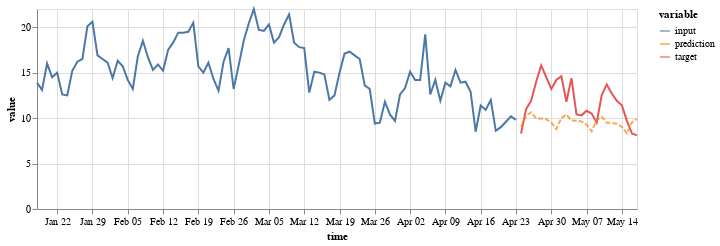

This figure's notebook cell:
### Code cell
(on.Plot()
    .add(on.marks.line, input)
    .add(on.marks.line, target)
    .add(on.marks.line, prediction, type='dashed')
    .properties(width=600, height=200)
    .show()
)

### Figure 1 — Vega specification as saved in the notebook (floating-point values rounded to 4 significant figures)
{"$schema": "https://vega.github.io/schema/vega/v5.json", "data": [{"name": "source_0", "values": [{"time": "1989-01-18T00:00:00.000", "variable": "input", "value": 13.9}, {"time": "1989-01-19T00:00:00.000", "variable": "input", "value": 13.1}, {"time": "1989-01-20T00:00:00.000", "variable": "input", "value": 16.0}, {"time": "1989-01-21T00:00:00.000", "variable": "input", "value": 14.5}, {"time": "1989-01-22T00:00:00.000", "variable": "input", "value": 15.0}, {"time": "1989-01-23T00:00:00.000", "variable": "input", "value": 12.6}, {"time": "1989-01-24T00:00:00.000", "variable": "input", "value": 12.5}, {"time": "1989-01-25T00:00:00.000", "variable": "input", "value": 15.2}, {"time": "1989-01-26T00:00:00.000", "variable": "input", "value": 16.2}, {"time": "1989-01-27T00:00:00.000", "variable": "input", "value": 16.5}, {"time": "1989-01-28T00:00:00.000", "variable": "input", "value": 20.1}, {"time": "1989-01-29T00:00:00.000", "variable": "input", "value": 20.6}, {"time": "1989-01-30T00:00:00.000", "variable": "input", "value": 16.9}, {"time": "1989-01-31T00:00:00.000", "variable": "input", "value": 16.5}, {"time": "1989-02-01T00:00:00.000", "variable": "input", "value": 16.1}, {"time": "1989-02-02T00:00:00.000", "variable": "input", "value": 14.4}, {"time": "1989-02-03T00:00:00.000", "variable": "input", "value": 16.3}, {"time": "1989-02-04T00:00:00.000", "variable": "input", "value": 15.7}, {"time": "1989-02-05T00:00:00.000", "variable": "input", "value": 14.2}, {"time": "1989-02-06T00:00:00.000", "variable": "input", "value": 13.2}, {"time": "1989-02-07T00:00:00.000", "variable": "input", "value": 16.8}, {"time": "1989-02-08T00:00:00.000", "variable": "input", "value": 18.5}, {"time": "1989-02-09T00:00:00.000", "variable": "input", "value": 16.7}, {"time": "1989-02-10T00:00:00.000", "variable": "input", "value": 15.3}, {"time": "1989-02-11T00:00:00.000", "variable": "input", "value": 15.9}, {"time": "1989-02-12T00:00:00.000", "variable": "input", "value": 15.2}, {"time": "1989-02-13T00:00:00.000", "variable": "input", "value": 17.5}, {"time": "1989-02-14T00:00:00.000", "variable": "input", "value": 18.3}, {"time": "1989-02-15T00:00:00.000", "variable": "input", "value": 19.4}, {"time": "1989-02-16T00:00:00.000", "variable": "input", "value": 19.4}, {"time": "1989-02-17T00:00:00.000", "variable": "input", "value": 19.5}, {"time": "1989-02-18T00:00:00.000", "variable": "input", "value": 20.5}, {"time": "1989-02-19T00:00:00.000", "variable": "input", "value": 15.7}, {"time": "1989-02-20T00:00:00.000", "variable": "input", "value": 15.0}, {"time": "1989-02-21T00:00:00.000", "variable": "input", "value": 16.1}, {"time": "1989-02-22T00:00:00.000", "variable": "input", "value": 14.3}, {"time": "1989-02-23T00:00:00.000", "variable": "input", "value": 13.0}, {"time": "1989-02-24T00:00:00.000", "variable": "input", "value": 16.2}, {"time": "1989-02-25T00:00:00.000", "variable": "input", "value": 17.7}, {"time": "1989-02-26T00:00:00.000", "variable": "input", "value": 13.2}, {"time": "1989-02-27T00:00:00.000", "variable": "input", "value": 15.8}, {"time": "1989-02-28T00:00:00.000", "variable": "input", "value": 18.5}, {"time": "1989-03-01T00:00:00.000", "variable": "input", "value": 20.4}, {"time": "1989-03-02T00:00:00.000", "variable": "input", "value": 22.0}, {"time": "1989-03-03T00:00:00.000", "variable": "input", "value": 19.7}, {"time": "1989-03-04T00:00:00.000", "variable": "input", "value": 19.6}, {"time": "1989-03-05T00:00:00.000", "variable": "input", "value": 20.3}, {"time": "1989-03-06T00:00:00.000", "variable": "input", "value": 18.3}, {"time": "1989-03-07T00:00:00.000", "variable": "input", "value": 18.9}, {"time": "1989-03-08T00:00:00.000", "variable": "input", "value": 20.3}, {"time": "1989-03-09T00:00:00.000", "variable": "input", "value": 21.4}, {"time": "1989-03-10T00:00:00.000", "variable": "input", "value": 18.3}, {"time": "1989-03-11T00:00:00.000", "variable": "input", "value": 17.8}, {"time": "1989-03-12T00:00:00.000", "variable": "input", "value": 17.7}, {"time": "1989-03-13T00:00:00.000", "variable": "input", "value": 12.8}, {"time": "1989-03-14T00:00:00.000", "variable": "input", "value": 15.1}, {"time": "1989-03-15T00:00:00.000", "variable": "input", "value": 15.0}, {"time": "1989-03-16T00:00:00.000", "variable": "input", "value": 14.8}, {"time": "1989-03-17T00:00:00.000", "variable": "input", "value": 12.0}, {"time": "1989-03-18T00:00:00.000", "variable": "input", "value": 12.5}, {"time": "1989-03-19T00:00:00.000", "variable": "input", "value": 15.0}, {"time": "1989-03-20T00:00:00.000", "variable": "input", "value": 17.1}, {"time": "1989-03-21T00:00:00.000", "variable": "input", "value": 17.3}, {"time": "1989-03-22T00:00:00.000", "variable": "input", "value": 16.9}, {"time": "1989-03-23T00:00:00.000", "variable": "input", "value": 16.5}, {"time": "1989-03-24T00:00:00.000", "variable": "input", "value": 13.6}, {"time": "1989-03-25T00:00:00.000", "variable": "input", "value": 13.2}, {"time": "1989-03-26T00:00:00.000", "variable": "input", "value": 9.4}, {"time": "1989-03-27T00:00:00.000", "variable": "input", "value": 9.5}, {"time": "1989-03-28T00:00:00.000", "variable": "input", "value": 11.8}, {"time": "1989-03-29T00:00:00.000", "variable": "input", "value": 10.4}, {"time": "1989-03-30T00:00:00.000", "variable": "input", "value": 9.7}, {"time": "1989-03-31T00:00:00.000", "variable": "input", "value": 12.6}, {"time": "1989-04-01T00:00:00.000", "variable": "input", "value": 13.3}, {"time": "1989-04-02T00:00:00.000", "variable": "input", "value": 15.1}, {"time": "1989-04-03T00:00:00.000", "variable": "input", "value": 14.2}, {"time": "1989-04-04T00:00:00.000", "variable": "input", "value": 14.2}, {"time": "1989-04-05T00:00:00.000", "variable": "input", "value": 19.2}, {"time": "1989-04-06T00:00:00.000", "variable": "input", "value": 12.6}, {"time": "1989-04-07T00:00:00.000", "variable": "input", "value": 14.2}, {"time": "1989-04-08T00:00:00.000", "variable": "input", "value": 11.9}, {"time": "1989-04-09T00:00:00.000", "variable": "input", "value": 13.9}, {"time": "1989-04-10T00:00:00.000", "variable": "input", "value": 13.5}, {"time": "1989-04-11T00:00:00.000", "variable": "input", "value": 15.3}, {"time": "1989-04-12T00:00:00.000", "variable": "input", "value": 13.9}, {"time": "1989-04-13T00:00:00.000", "variable": "input", "value": 14.0}, {"time": "1989-04-14T00:00:00.000", "variable": "input", "value": 12.9}, {"time": "1989-04-15T00:00:00.000", "variable": "input", "value": 8.5}, {"time": "1989-04-16T00:00:00.000", "variable": "input", "value": 11.4}, {"time": "1989-04-17T00:00:00.000", "variable": "input", "value": 10.9}, {"time": "1989-04-18T00:00:00.000", "variable": "input", "value": 12.0}, {"time": "1989-04-19T00:00:00.000", "variable": "input", "value": 8.6}, {"time": "1989-04-20T00:00:00.000", "variable": "input", "value": 9.0}, {"time": "1989-04-21T00:00:00.000", "variable": "input", "value": 9.6}, {"time": "1989-04-22T00:00:00.000", "variable": "input", "value": 10.2}, {"time": "1989-04-23T00:00:00.000", "variable": "input", "value": 9.8}], "transform": [{"type": "formula", "expr": "toDate(datum['time'])", "as": "time"}]}, {"name": "source_1", "values": [{"time": "1989-04-24T00:00:00.000", "variable": "target", "value": 8.3}, {"time": "1989-04-25T00:00:00.000", "variable": "target", "value": 11.0}, {"time": "1989-04-26T00:00:00.000", "variable": "target", "value": 11.9}, {"time": "1989-04-27T00:00:00.000", "variable": "target", "value": 14.0}, {"time": "1989-04-28T00:00:00.000", "variable": "target", "value": 15.8}, {"time": "1989-04-29T00:00:00.000", "variable": "target", "value": 14.5}, {"time": "1989-04-30T00:00:00.000", "variable": "target", "value": 13.2}, {"time": "1989-05-01T00:00:00.000", "variable": "target", "value": 14.2}, {"time": "1989-05-02T00:00:00.000", "variable": "target", "value": 14.6}, {"time": "1989-05-03T00:00:00.000", "variable": "target", "value": 11.8}, {"time": "1989-05-04T00:00:00.000", "variable": "target", "value": 14.4}, {"time": "1989-05-05T00:00:00.000", "variable": "target", "value": 10.4}, {"time": "1989-05-06T00:00:00.000", "variable": "target", "value": 10.3}, {"time": "1989-05-07T00:00:00.000", "variable": "target", "value": 10.8}, {"time": "1989-05-08T00:00:00.000", "variable": "target", "value": 10.5}, {"time": "1989-05-09T00:00:00.000", "variable": "target", "value": 9.5}, {"time": "1989-05-10T00:00:00.000", "variable": "target", "value": 12.5}, {"time": "1989-05-11T00:00:00.000", "variable": "target", "value": 13.7}, {"time": "1989-05-12T00:00:00.000", "variable": "target", "value": 12.7}, {"time": "1989-05-13T00:00:00.000", "variable": "target", "value": 11.9}, {"time": "1989-05-14T00:00:00.000", "variable": "target", "value": 11.4}, {"time": "1989-05-15T00:00:00.000", "variable": "target", "value": 9.7}, {"time": "1989-05-16T00:00:00.000", "variable": "target", "value": 8.3}, {"time": "1989-05-17T00:00:00.000", "variable": "target", "value": 8.1}], "transform": [{"type": "formula", "expr": "toDate(datum['time'])", "as": "time"}]}, {"name": "source_2", "values": [{"time": "1989-04-24T00:00:00.000", "variable": "prediction", "value": 9.032}, {"time": "1989-04-25T00:00:00.000", "variable": "prediction", "value": 10.26}, {"time": "1989-04-26T00:00:00.000", "variable": "prediction", "value": 10.63}, {"time": "1989-04-27T00:00:00.000", "variable": "prediction", "value": 9.966}, {"time": "1989-04-28T00:00:00.000", "variable": "prediction", "value": 9.958}, {"time": "1989-04-29T00:00:00.000", "variable": "prediction", "value": 9.866}, {"time": "1989-04-30T00:00:00.000", "variable": "prediction", "value": 9.516}, {"time": "1989-05-01T00:00:00.000", "variable": "prediction", "value": 8.789}, {"time": "1989-05-02T00:00:00.000", "variable": "prediction", "value": 10.02}, {"time": "1989-05-03T00:00:00.000", "variable": "prediction", "value": 10.39}, {"time": "1989-05-04T00:00:00.000", "variable": "prediction", "value": 9.723}, {"time": "1989-05-05T00:00:00.000", "variable": "prediction", "value": 9.716}, {"time": "1989-05-06T00:00:00.000", "variable": "prediction", "value": 9.623}, {"time": "1989-05-07T00:00:00.000", "variable": "prediction", "value": 9.273}, {"time": "1989-05-08T00:00:00.000", "variable": "prediction", "value": 8.546}, {"time": "1989-05-09T00:00:00.000", "variable": "prediction", "value": 9.777}, {"time": "1989-05-10T00:00:00.000", "variable": "prediction", "value": 10.14}, {"time": "1989-05-11T00:00:00.000", "variable": "prediction", "value": 9.48}, {"time": "1989-05-12T00:00:00.000", "variable": "prediction", "value": 9.473}, {"time": "1989-05-13T00:00:00.000", "variable": "prediction", "value": 9.38}, {"time": "1989-05-14T00:00:00.000", "variable": "prediction", "value": 9.03}, {"time": "1989-05-15T00:00:00.000", "variable": "prediction", "value": 8.304}, {"time": "1989-05-16T00:00:00.000", "variable": "prediction", "value": 9.534}, {"time": "1989-05-17T00:00:00.000", "variable": "prediction", "value": 9.901}], "transform": [{"type": "formula", "expr": "toDate(datum['time'])", "as": "time"}]}, {"name": "source_0_color_domain_variable_0", "values": [{"variable": "input"}]}, {"name": "source_1_color_domain_variable_1", "values": [{"variable": "target"}]}, {"name": "source_2_color_domain_variable_2", "values": [{"variable": "prediction"}]}], "marks": [{"type": "group", "name": "layer_0_pathgroup", "from": {"facet": {"data": "source_0", "name": "faceted_path_layer_0_main", "groupby": ["variable"]}}, "encode": {"update": {"width": {"field": {"signal": null, "datum": null, "group": "width", "parent": null}}, "height": {"field": {"signal": null, "datum": null, "group": "height", "parent": null}}}}, "marks": [{"type": "line", "name": "layer_0_marks", "from": {"data": "faceted_path_layer_0_main"}, "sort": {"field": "x"}, "encode": {"update": {"x": {"field": "time", "scale": "x"}, "defined": {"signal": "isValid(datum[\"time\"]) && isFinite(+datum[\"time\"]) && isValid(datum[\"value\"]) && isFinite(+datum[\"value\"])"}, "stroke": {"field": "variable", "scale": "color"}, "y": {"field": "value", "scale": "y"}}}, "style": ["line"]}]}, {"type": "group", "name": "layer_1_pathgroup", "from": {"facet": {"data": "source_1", "name": "faceted_path_layer_1_main", "groupby": ["variable"]}}, "encode": {"update": {"height": {"field": {"signal": null, "datum": null, "group": "height", "parent": null}}, "width": {"field": {"signal": null, "datum": null, "group": "width", "parent": null}}}}, "marks": [{"type": "line", "name": "layer_1_marks", "from": {"data": "faceted_path_layer_1_main"}, "sort": {"field": "x"}, "encode": {"update": {"x": {"field": "time", "scale": "x"}, "y": {"field": "value", "scale": "y"}, "stroke": {"field": "variable", "scale": "color"}, "defined": {"signal": "isValid(datum[\"time\"]) && isFinite(+datum[\"time\"]) && isValid(datum[\"value\"]) && isFinite(+datum[\"value\"])"}}}, "style": ["line"]}]}, {"type": "group", "name": "layer_2_pathgroup", "from": {"facet": {"data": "source_2", "name": "faceted_path_layer_2_main", "groupby": ["variable"]}}, "encode": {"update": {"height": {"field": {"signal": null, "datum": null, "group": "height", "parent": null}}, "width": {"field": {"signal": null, "datum": null, "group": "width", "parent": null}}}}, "marks": [{"type": "line", "name": "layer_2_marks", "from": {"data": "faceted_path_layer_2_main"}, "sort": {"field": "x"}, "encode": {"update": {"defined": {"signal": "isValid(datum[\"time\"]) && isFinite(+datum[\"time\"]) && isValid(datum[\"value\"]) && isFinite(+datum[\"value\"])"}, "stroke": {"field": "variable", "scale": "color"}, "strokeDash": {"value": [5, 2]}, "x": {"field": "time", "scale": "x"}, "y": {"field": "value", "scale": "y"}, "opacity": {"value": 0.7}}}, "style": ["line"]}]}], "scales": [{"name": "x", "type": "time", "domain": {"fields": [{"data": "source_0", "field": "time"}, {"data": "source_1", "field": "time"}, {"data": "source_2", "field": "time"}]}, "range": [0, {"signal": "width"}]}, {"name": "y", "type": "linear", "domain": {"fields": [{"data": "source_0", "field": "value"}, {"data": "source_1", "field": "value"}, {"data": "source_2", "field": "value"}]}, "range": [{"signal": "height"}, 0], "zero": true, "nice": true}, {"name": "color", "type": "ordinal", "domain": {"fields": [{"data": "source_0_color_domain_variable_0", "field": "variable"}, {"data": "source_1_color_domain_variable_1", "field": "variable"}, {"data": "source_2_color_domain_variable_2", "field": "variable"}], "sort": true}, "range": "category"}], "axes": [{"scale": "x", "orient": "bottom", "grid": true, "maxExtent": 0, "ticks": false, "zindex": 0, "labels": false, "tickCount": {"signal": "ceil(width/40)"}, "aria": false, "gridScale": "y", "domain": false, "minExtent": 0}, {"scale": "y", "orient": "left", "grid": true, "domain": false, "gridScale": "x", "tickCount": {"signal": "ceil(height/40)"}, "minExtent": 0, "zindex": 0, "labels": false, "maxExtent": 0, "ticks": false, "aria": false}, {"scale": "x", "labelFlush": true, "labelOverlap": true, "grid": false, "title": "time", "orient": "bottom", "tickCount": {"signal": "ceil(width/40)"}, "zindex": 0}, {"scale": "y", "title": "value", "grid": false, "labelOverlap": true, "tickCount": {"signal": "ceil(height/40)"}, "zindex": 0, "orient": "left"}], "padding": 5, "height": 200, "legends": [{"stroke": "color", "symbolType": "stroke", "title": "variable", "encode": {"symbols": {"update": {"opacity": {"value": 0.7}}}}}], "style": "cell", "background": "white", "width": 600}
